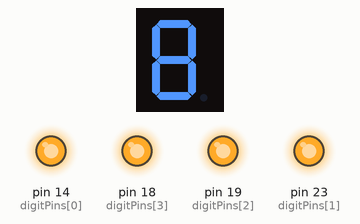
This sketch was run on a simulated Arduino Mega 2560, built with avr-gcc and run on an emulated ATmega2560. Parts: 1-digit seven-segment display, output pins drawn as LEDs (lit = HIGH). Wiring (inferred from the names in the program): 1-digit 7-segment display, segments lit when HIGH: segments pin 22, pin 5, pin 2, pin 12, pin 21, pin 13, pin 15. The segment pins are drawn as the display they are named for; pins used as bus, display or sensor lines are not drawn.

Above: at 0.1 s.
At 1.1 s:
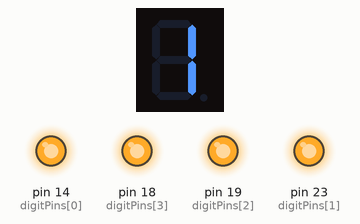

Measured:
- what the display in image 1 shows lasts 1.0 s, from 1.0 s to 2.0 s

The sketch:

05_7_Segment.ino
```cpp
int pinA = 22, pinB = 5, pinC = 2, pinD = 12, pinE = 21, pinF = 13, pinG = 15, pinDP = 0;
int digitPins[] = {14, 23, 19, 18}; // Pin kontrol untuk Digit 1 hingga 4

void setup() {
  int segmentPins[] = {pinA, pinB, pinC, pinD, pinE, pinF, pinG};
  for(int i = 0; i < 7; i++) {
    pinMode(segmentPins[i], OUTPUT);
  }

  // Inisialisasi pin kontrol digit
  for(int i = 0; i < 4; i++) {
    pinMode(digitPins[i], OUTPUT);
    digitalWrite(digitPins[i], HIGH); // Aktifkan digit (Asumsi Common Cathode, beri HIGH jika Common Anode)
  }
}

void loop() {
  // Tampilkan angka 8 (Semua segment menyala)
  digitalWrite(pinA, HIGH); digitalWrite(pinB, HIGH);
  digitalWrite(pinC, HIGH); digitalWrite(pinD, HIGH);
  digitalWrite(pinE, HIGH); digitalWrite(pinF, HIGH);
  digitalWrite(pinG, HIGH); digitalWrite(pinDP, HIGH);
  delay(1000);

  // Tampilkan angka 1 (Hanya B dan C menyala)
  digitalWrite(pinA, LOW); digitalWrite(pinB, HIGH);
  digitalWrite(pinC, HIGH); digitalWrite(pinD, LOW);
  digitalWrite(pinE, LOW); digitalWrite(pinF, LOW);
  digitalWrite(pinG, LOW); digitalWrite(pinDP, LOW);
  delay(1000);
}
```
